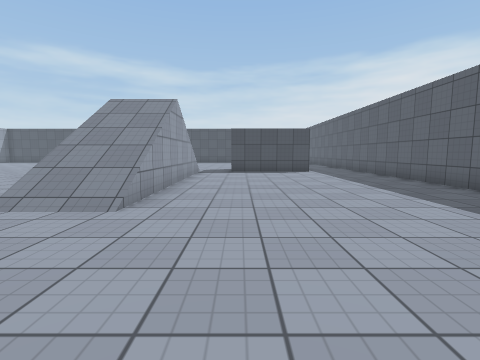
view 1 (above)

20 first-person views from a walk through a scene from a Unity 3-D project. The camera is 1.2 m above the floor, tilts 6° down and sees 85° across. The floor is counted in squares, 1.31 m on a side. Each view is taken from the middle of a square. On the plan, view 1 faces up. The plan holds only what a view shows up to about 11 squares ahead; the rest is blank. The player is left out. Surface patterns are stand-ins for the level's own textures.

view 2
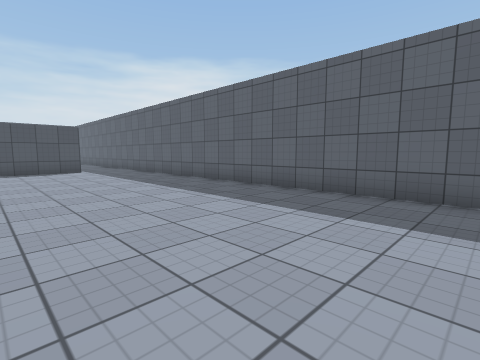

view 3
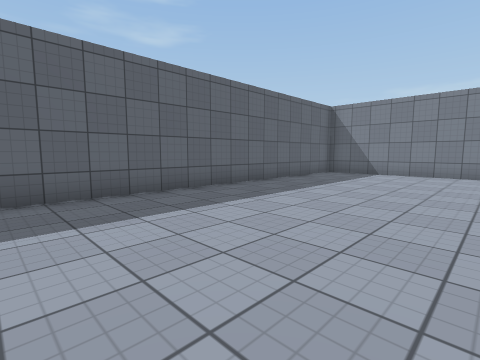

view 4
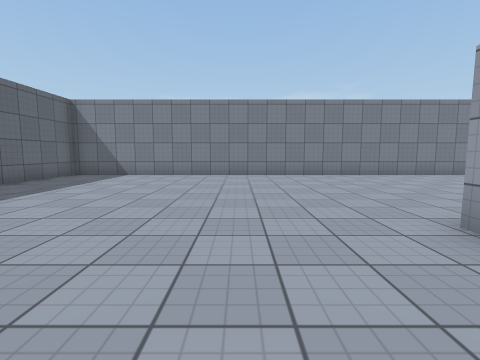

view 5
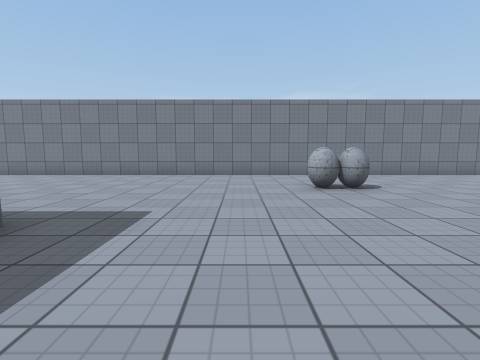

view 6
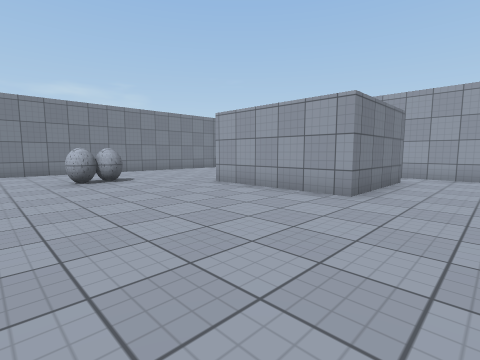

view 7
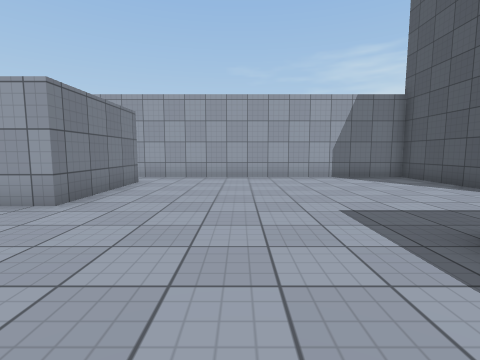

view 8
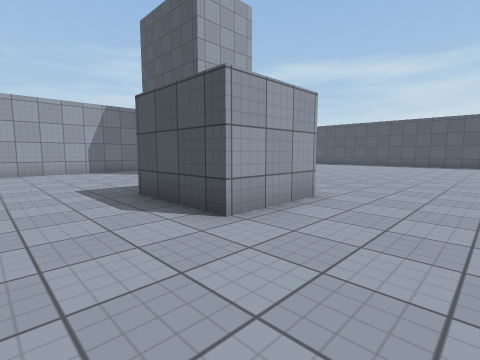

view 9
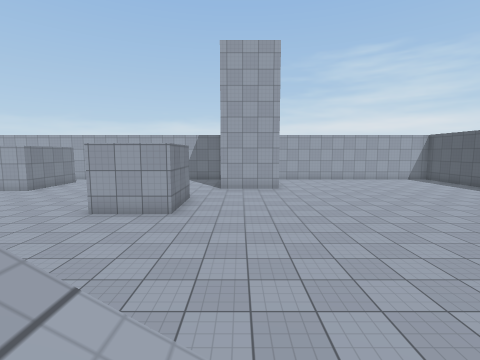

view 10
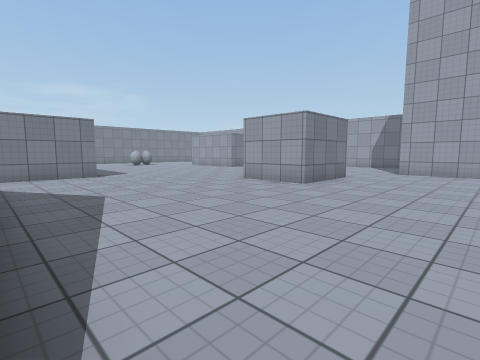

view 11
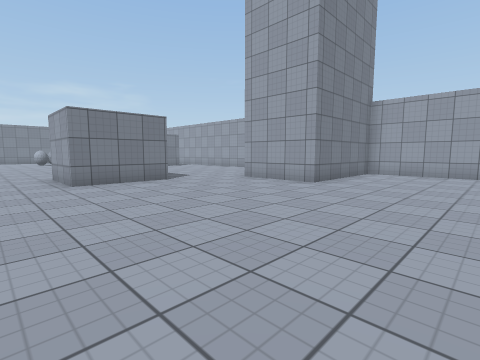

view 12
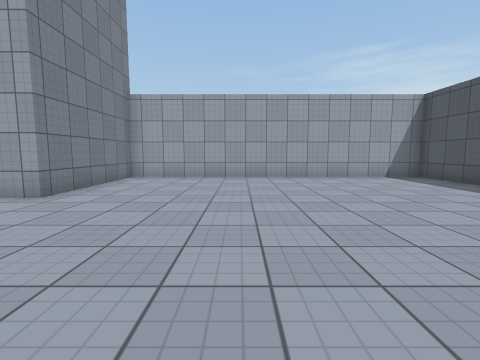

view 13
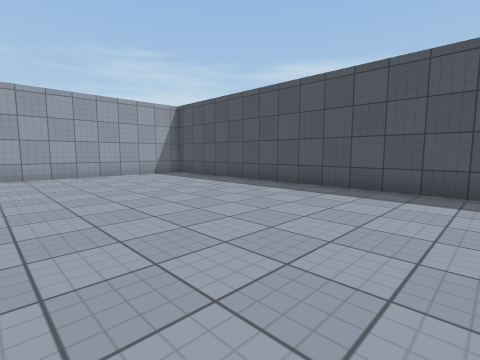

view 14
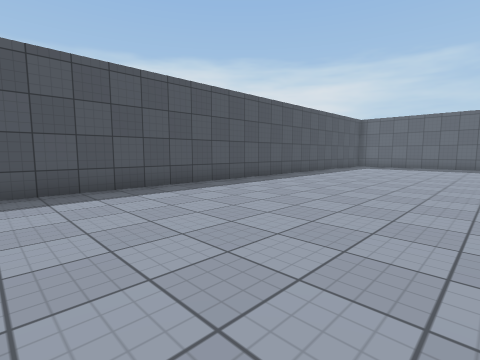

view 15
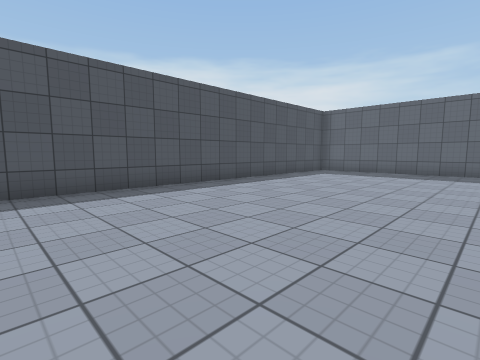

view 16
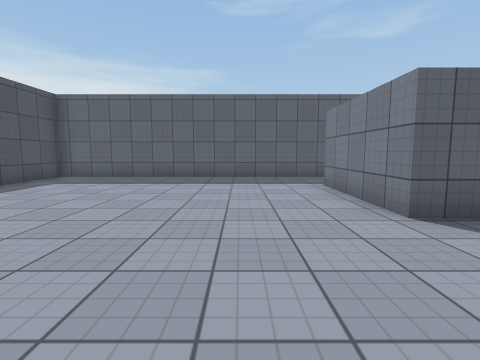

view 17
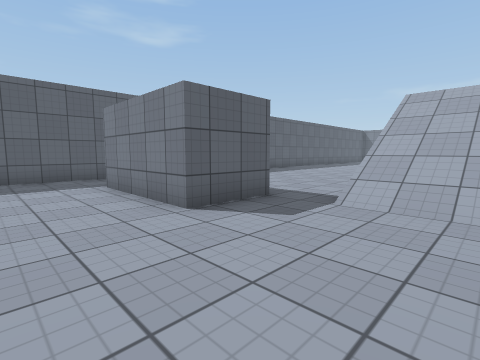

view 18
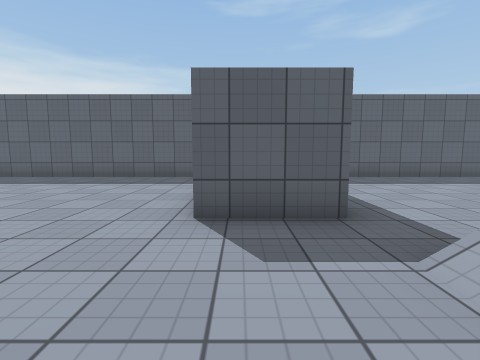

view 19
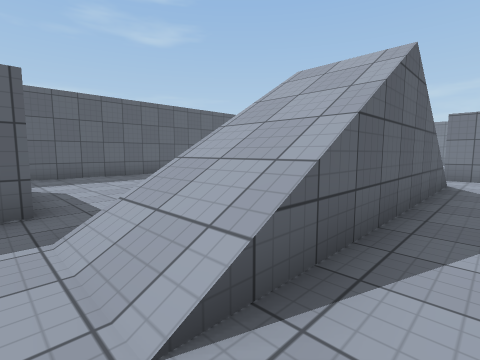

view 20
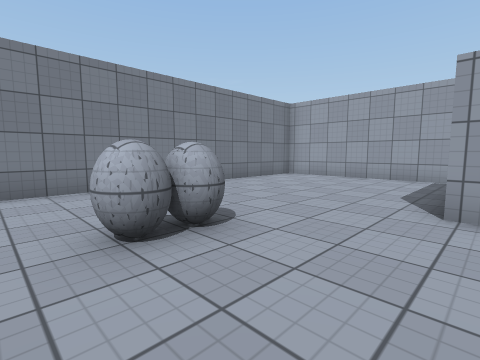

### Floor plan
Key: @ floor where view 1 was taken; # wall or solid block; . floor; / step, stairs or slope; v drop or lower ground; O other object.
Columns run from 21 left of view 1 to 6 right of it. Each row starts with its distance up from view 1.
 24 ############################
 23 #..........................#
 22 #..........................#
 21 #..........................#
 20 #..........................#
 19 #..........................#
 18 #..........................#
 17 #..........................#
 16 #.............   ..........#
 15 #..............  ..........#
 14 #............... ....####..#
 13 ######...............###   #
 12      #...........///.......#
 11      #...........//#.......#
 10 ######...........//v.......#
  9 #.......###......//v.......#
  8 #.......###......//v.......#
  7 #.......###......//v.......#
  6 #................//v.......#
  5 #................//#.......#
  4 #................///.......#
  3 #..........................#
  2 #........... .#### ........#
  1 #.####......        .......#
  0 #    #.......      ..@.....#
 -1      #........    .........#
 -2      #........#  #.........#
 -3      #.....................#
 -4 #..........................#
 -5 #..........................#
 -6 #.......OO.................#
 -7 #..........................#
 -8 #..........................#
 -9 #..........................#
-10 ############################

Where each view was taken, in squares from view 1:
view 1: 0 up, 0 right, facing up
view 2: 1 down, 0 right, facing up-right
view 3: 2 up, 0 right, facing down-right
view 4: 1 up, 1 left, facing down
view 5: 1 up, 10 left, facing down
view 6: 3 up, 10 left, facing down-left
view 7: 4 up, 11 left, facing left
view 8: 4 up, 8 left, facing up-left
view 9: 11 up, 3 left, facing left
view 10: 13 up, 4 left, facing down-left
view 11: 17 up, 9 left, facing down-left
view 12: 17 up, 11 left, facing left
view 13: 17 up, 10 left, facing up-left
view 14: 17 up, 12 left, facing up-right
view 15: 17 up, 7 left, facing up-right
view 16: 17 up, 4 left, facing right
view 17: 17 up, 4 left, facing down-right
view 18: 14 up, 4 left, facing right
view 19: 13 up, 5 left, facing down-right
view 20: 3 down, 11 left, facing down-left
